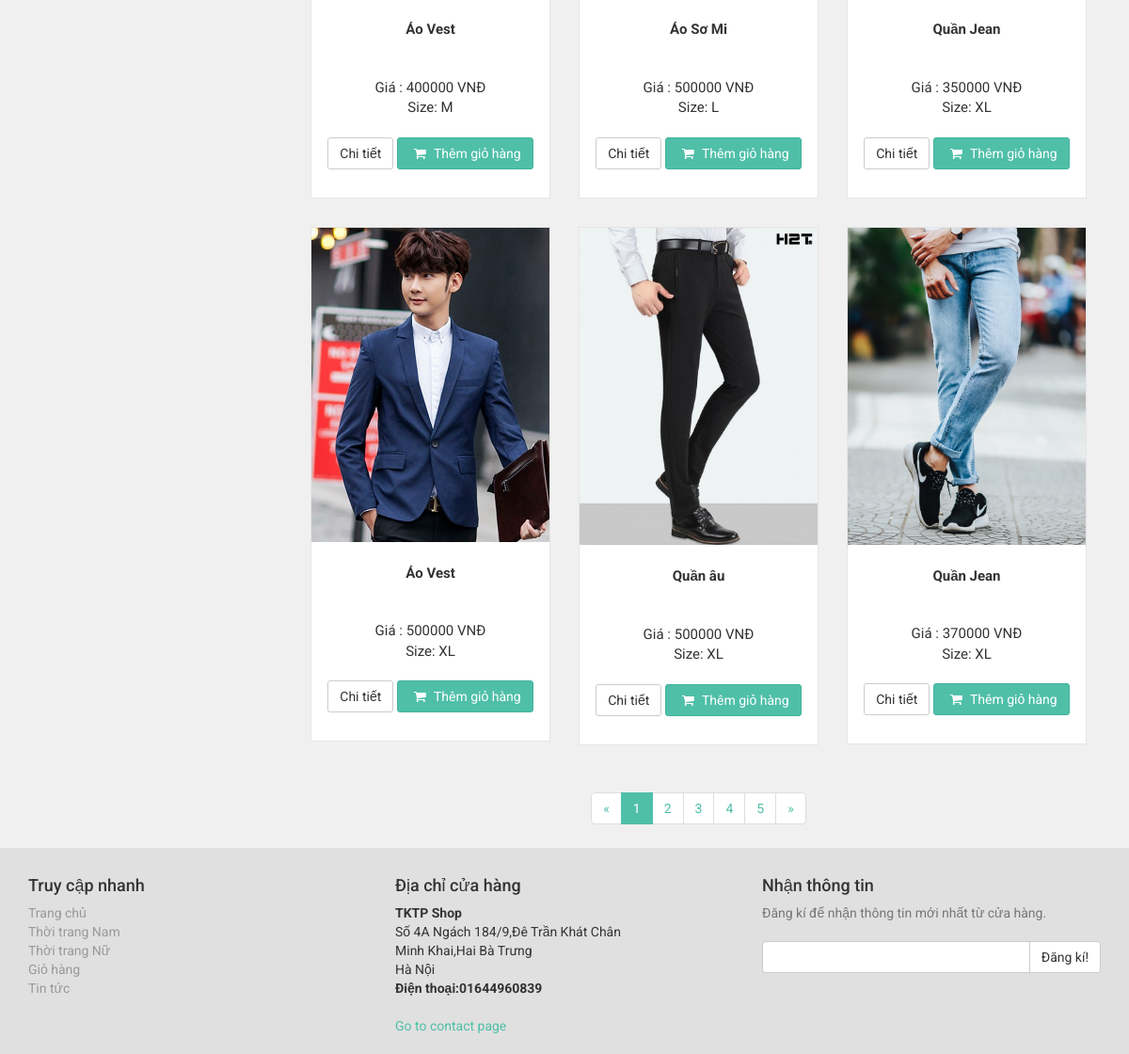
Before: /views/khachhang/route.php?controller=controller_sanpham&action=showSP_type&type_sp=Nam (lower part) with the older database file.
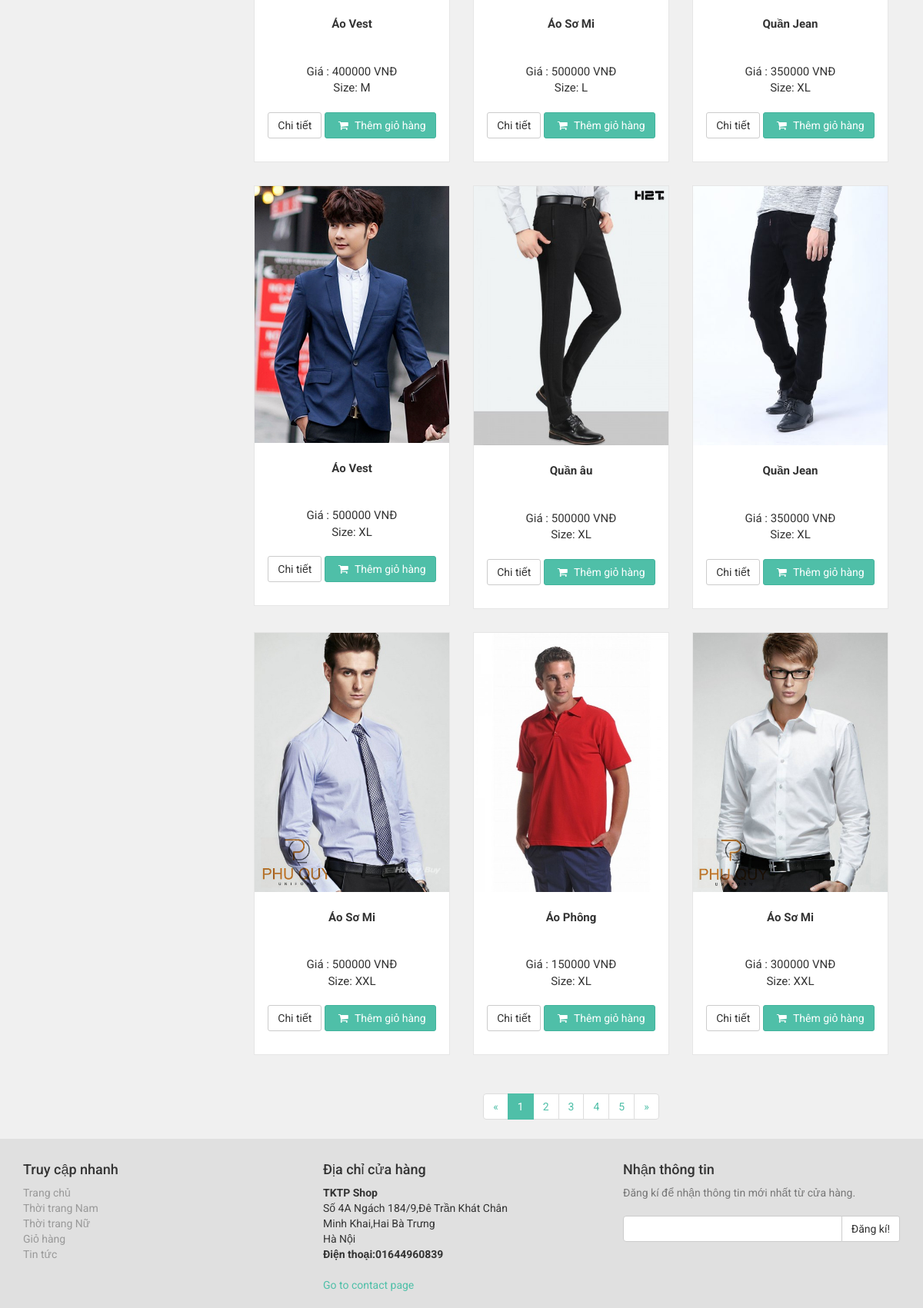
After: the same page with the newer database file.
### tables this page shows
CREATE TABLE `sanpham` (
  `idsanpham` int(11) NOT NULL,
  `tensanpham` varchar(40) DEFAULT NULL,
  `loaisanpham` varchar(40) DEFAULT NULL,
  `giasanpham` double DEFAULT NULL,
  `mausacsanpham` varchar(40) DEFAULT NULL,
  `sizesanpham` varchar(11) DEFAULT NULL,
  `soluongsanpham` int(40) DEFAULT NULL,
  `motasanpham` text,
  `urlanhsanpham` varchar(255) DEFAULT NULL
);

### controllers/controller_sanpham.php (called while the page is built, shortened)
<?php
require_once (__DIR__."/../models/model_sanpham.php");
require_once (__DIR__."/../models/sanpham.php");
class controller_sanpham {
    private $modelSP;
    public function __construct()
    {
        $this->modelSP=new Model_Sanpham();
    }
    public function showSP_type(){
        $data=$this->modelSP->getSP_type($_GET['type_sp']);
        require_once(__DIR__ . "/../views/khachhang/category.php");
    }
}
?>

### views/khachhang/route.php (called while the page is built, shortened)
<?php
if(isset($_GET["controller"])&&isset($_GET["action"])){
     $action= $_GET["action"];
}
else{
    $controller="controller_error";
    $action="error";
}
$control= new $controller;
$control->$action();
?>

### models/DBconnector.php (called while the page is built)
<?php
class DBConnector {
    public function connect(){
        $host='localhost';
        $user='root';
        $password='123456';
        $db='csdl_congngheweb';
        $connection=mysqli_connect($host,$user,$password,$db);
        mysqli_set_charset($connection,"utf8");
        return $connection;
    }
}
?>

### models/model_sanpham.php (called while the page is built, shortened)
<?php
require_once("DBconnector.php");
require_once ("sanpham.php");
class Model_Sanpham{
    private $conn;
    public function __construct()
    {
        $dbconnect= new DBConnector();
        $this->conn = $dbconnect->connect();
    }
    public function getSP_type($type){
        $sql="select * from sanpham where sanpham.loaisanpham='".$type."';";
        $result=$this->conn->query($sql);
        $array_sp= array();
        while($row=$result->fetch_assoc()){
            $sp= new sanpham($row['idsanpham'],$row['tensanpham'],$row['loaisanpham'],$row['giasanpham'],$row['mausacsanpham'],$row['sizesanpham'],
                $row['soluongsanpham'],$row['motasanpham'],$row['urlanhsanpham']);
            array_push($array_sp,$sp);
        }
        return $array_sp;
    }
}
?>

### models/sanpham.php (called while the page is built, shortened)
<?php
class sanpham {
    private $idsanpham;
    private $tensanpham;
    private $giasanpham;
    private $sizesanpham;
    private $urlanhsanpham;
    public function __construct($idsanpham, $tensanpham, $loaisanpham, $giasanpham, $mausacsanpham, $sizesanpham, $soluongsanpham, $motasanpham, $urlanhsanpham)
    {
        $this->idsanpham = $idsanpham;
        $this->tensanpham = $tensanpham;
        $this->giasanpham = $giasanpham;
        $this->sizesanpham = $sizesanpham;
        $this->urlanhsanpham = $urlanhsanpham;
    }
    public function getIdsanpham()
    {
        return $this->idsanpham;
    }
    public function getTensanpham()
    {
        return $this->tensanpham;
    }
    public function getGiasanpham()
    {
        return $this->giasanpham;
    }
    public function getSizesanpham()
    {
        return $this->sizesanpham;
    }
    public function getUrlanhsanpham()
    {
        return $this->urlanhsanpham;
    }
}
?>

### views/khachhang/category.php (the view, shortened to what the changed rows need)
<?php
require_once(__DIR__."/../../models/sanpham.php");
include 'header.php';
?>
    <div id="all">
        <div id="content">
            <div class="container">
                <div class="col-md-9">
                    <div class="row products showproducts">
                        <?php
                        if(!empty($data)){
                            foreach ($data as $sp) {
                                ?>
                        <div class="col-md-4 col-sm-6">
                            <div class="product">
                                <a href="route.php?controller=controller_sanpham&action=showSP_detail&id_sp=<?php echo $sp-> getIdsanpham();?>" class="visible">
                                    <img src="<?php echo $sp->getUrlanhsanpham(); ?>" alt="" class="img-responsive">
                                </a>
                                <div class="text">
                                    <h3><?php echo $sp->getTensanpham(); ?></h3>
                                    <p class="price">Giá : <?php  echo $sp->getGiasanpham();?> VNĐ<br>
                                        Size: <?php echo $sp->getSizesanpham();?></p>
                                    <p class="buttons">
                                        <a href="route.php?controller=controller_sanpham&action=showSP_detail&id_sp=<?php echo $sp-> getIdsanpham();?>" class="btn btn-default">Chi tiết</a>
                                        <button id="<?php echo $sp->getIdsanpham(); ?>" class="btn btn-primary"><i class="fa fa-shopping-cart"></i> Thêm giỏ hàng</button>
                                    </p>
                                </div>
                            </div>
                        </div>
                     <?php
                       }
                     }
                     ?>
                    </div>
                </div>
            </div>
        </div>
    </div>

Changed rows visible on the page:
removed sanpham: urlanhsanpham (picture), tensanpham "Quần Jean", giasanpham "370000", sizesanpham "XL"
added sanpham: urlanhsanpham (picture), tensanpham "Quần Jean", giasanpham "350000", sizesanpham "XL"
added sanpham: urlanhsanpham (picture), tensanpham "Áo Sơ Mi", giasanpham "500000", sizesanpham "XXL"
added sanpham: urlanhsanpham (picture), tensanpham "Áo Phông", giasanpham "150000", sizesanpham "XL"
added sanpham: urlanhsanpham (picture), tensanpham "Áo Sơ Mi", giasanpham "300000", sizesanpham "XXL"
